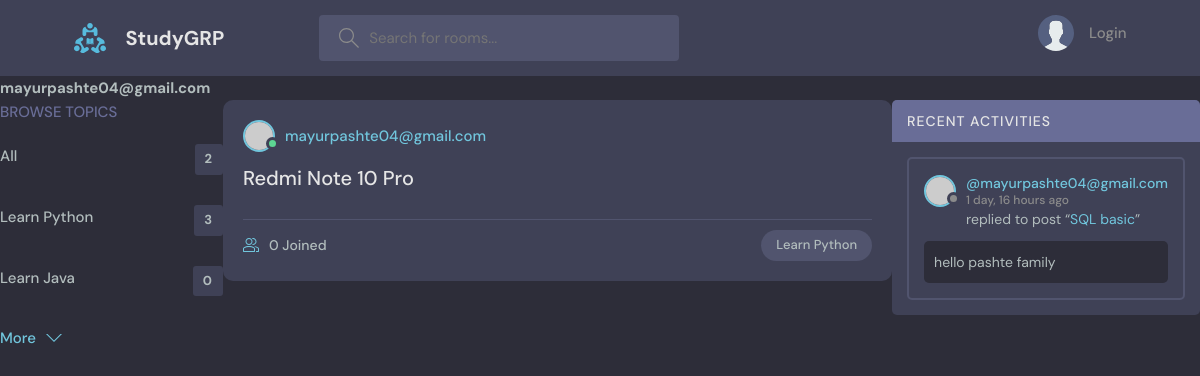
The app's page /profile/2/ with its own data.
### base/models.py (models this page shows, shortened)
class Topic(models.Model):
    name=models.CharField(max_length=200)

class Room(models.Model):
    host=models.ForeignKey(User,on_delete=models.SET_NULL,null=True)
    topic=models.ForeignKey(Topic,on_delete=models.SET_NULL,null=True)
    participants = models.ManyToManyField(
        User, related_name='participants', blank=True)
    name=models.CharField(max_length=50)
    description=models.TextField(null=True,blank=True)
    updated_at=models.DateTimeField(auto_now=True)
    created_at=models.DateField(auto_now_add=True)
    class Meta:
        ordering=['-updated_at','-created_at']
    def __str__(self):
        return self.name

class message(models.Model):
    user=models.ForeignKey(User,on_delete=models.CASCADE)
    room=models.ForeignKey(Room,on_delete=models.CASCADE)
    body=models.TextField(max_length=200)
    updated_at=models.DateTimeField(auto_now=True)
    created_at=models.DateField(auto_now_add=True)
    class Meta:
        ordering=['-updated_at','-created_at']

### base/views.py (the view)
# urls.py: path('profile/<int:pk>/', views.userProfile, name="profile"),
def userProfile(request,pk):
    user=User.objects.get(id=pk)
    room=user.room_set.all()
    room_messages=user.message_set.all()
    topic=Topic.objects.all()
    context={'user':user,'room':room,'room_messages':room_messages,'topic':topic}
    return render(request,'base/profile.html',context)

### base/templates/base/profile.html (shortened to what this page needs)
{% extends 'main.html' %}
{% block content %}
<h1>{{user.username}}</h1>
<div class="profile-container">
    <div>
        {% include 'base/topic.html' %}
    </div>
    <div>
        {% include 'base/feed.html' %}
    </div>
    <div>
        {% include 'base/activity.html' %}
    </div>
</div>
{% endblock %}

### base/templates/base/topic.html
<div class="topics">
  <div class="topics__header">
    <h2>Browse Topics</h2>
  </div>
  <ul class="topics__list">
    <li>
      <a href="{% url 'home' %} class="active">All <span>{{topic.count}}</span></a>
    </li>
    {% for topic in topic %}
    <li>
      <a href="{% url 'home' %}?q={{topic.name}}">{{topic.name}} <span>{{topic.room_set.all.count}}</span></a>
    </li>
    {% endfor %}
  </ul>
  <a class="btn btn--link" href="topics.html">
    More
    <svg version="1.1" xmlns="http://www.w3.org/2000/svg" width="32" height="32" viewBox="0 0 32 32">
      <title>chevron-down</title>
      <path d="M16 21l-13-13h-3l16 16 16-16h-3l-13 13z"></path>
    </svg>
  </a>
</div>

### base/templates/base/feed.html (shortened to what this page needs)
{% for room in room %}
<div class="roomListRoom">
  <div class="roomListRoom__header">
    <a href="#" class="roomListRoom__author">
      <div class="avatar avatar--small active">
        <img src="https://randomuser.me/api/portraits/men/11.jpg" />
      </div>
      <span>{{room.host.username}}</span>
    </a>
  </div>
  <div class="roomListRoom__content">
    <a href="{% url 'room' room.id %}">{{room.name}}</a>
  </div>
  <div class="roomListRoom__meta">
    <a href="{% url 'room' room.id %}" class="roomListRoom__joined">
      {{room.participants.all.count}} Joined
    </a>
    <p class="roomListRoom__topic">{{room.topic.name}}</p>
  </div>
</div>
{% endfor %}

### base/templates/base/activity.html
<div class="activities">
  <div class="activities__header">
    <h2>Recent Activities</h2>
  </div>
  {% for message in room_messages %}
  <div class="activities__box">
    <div class="activities__boxHeader roomListRoom__header">
      <a href="{% url 'profile' message.user.id %}" class="roomListRoom__author">
        <div class="avatar avatar--small">
          <img src="https://randomuser.me/api/portraits/women/11.jpg" />
        </div>
        <p>
          @{{message.user}}
          <span>{{message.created_at | timesince }} ago</span>
        </p>
      </a>
    </div>
    <div class="activities__boxContent">
      <p>
        replied to post “<a href="{% url 'room' message.room.id %}">{{message.room}}</a>”
      </p>
      <div class="activities__boxRoomContent">{{message.body}}</div>
    </div>
  </div>
  {% endfor %}
</div>

### static/styles/main.css (style rules this page uses)
:root { --color-main: #71c6dd; --color-main-light: #e1f6fb; --color-dark: #3f4156; --color-dark-medium: #51546e; --color-dark-light: #696d97; --color-light: #e5e5e5; --color-gray: #8b8b8b; --color-light-gray: #b2bdbd; --color-bg: #2d2d39; --color-success: #5dd693; --color-error: #fc4b0b; }
* { font-family: "DM Sans", -apple-system, BlinkMacSystemFont, "Segoe UI", Roboto, Oxygen, Ubuntu, Cantarell, "Open Sans", "Helvetica Neue", sans-serif; margin: 0; padding: 0; box-sizing: border-box; text-rendering: optimizeLegibility; font-size: inherit; }
html { font-size: 56.25%; }
@media only screen and (min-width: 1200px) { html { font-size: 62.5%; } }
body { line-height: 1.6; font-weight: 400; font-size: 1.5rem; color: var(--color-light-gray); background-color: var(--color-bg); min-height: 100vh; }
img { width: 100%; }
a { display: inline-block; color: var(--color-main); text-decoration: none; }
.btn { background-color: transparent; border: none; display: inline-flex; align-items: center; gap: 1rem; cursor: pointer; transition: all ease-in-out 0.3s; padding: 1rem 2rem; border-radius: 5px; box-shadow: 1px 1px 3px 1px rgba(0, 0, 0, 0.15); font-weight: 500; }
.btn--link { border-radius: 0; padding: 0; color: var(--color-main); box-shadow: none; }
.btn > svg { fill: currentColor; width: 1.6rem; height: 1.6rem; }
.avatar { position: relative; display: inline-block; border-radius: 50%; border: 2px solid var(--color-main); }
.avatar img { display: block; border-radius: 50%; object-fit: cover; object-position: center; }
.avatar::after { content: ""; display: block; position: absolute; background-color: var(--color-gray); z-index: 111; border-radius: 50%; border: 0.3rem solid var(--color-dark); }
.avatar.active::after { background-color: var(--color-success); }
.avatar.avatar--small img { width: 2.8rem; height: 2.8rem; }
.avatar.avatar--small:after { width: 0.7rem; height: 0.7rem; bottom: 0px; right: -6px; }
.topics__header { margin-bottom: 2rem; }
.topics__header h2 { text-transform: uppercase; font-weight: 500; color: var(--color-dark-light); }
.topics__list { list-style: none; }
.topics__list li a { display: flex; justify-content: space-between; margin-bottom: 3rem; font-weight: 500; color: var(--color-light-gray); transition: all 0.3s ease-in-out; }
.topics__list li a span { padding: 0.5rem 1rem; background-color: var(--color-dark); border-radius: 3px; font-size: 1.3rem; font-weight: 700; letter-spacing: 1px; }
.roomListRoom { margin-bottom: 2.4rem; background-color: var(--color-dark); border-radius: 1rem; padding: 2rem; }
.roomListRoom__header { display: flex; justify-content: space-between; align-items: center; }
.roomListRoom__author { font-weight: 500; display: flex; align-items: center; gap: 1rem; }
.roomListRoom__content { margin: 1rem 0; }
.roomListRoom__content a { font-size: 2rem; font-weight: 500; margin-bottom: 1.5rem; color: var(--color-light); transition: all 0.3s ease-in-out; }
.roomListRoom__meta { border-top: 1px solid var(--color-dark-medium); padding-top: 1rem; display: flex; align-items: center; justify-content: space-between; }
.roomListRoom__joined { color: var(--color-light-gray); display: flex; align-items: center; gap: 1rem; font-size: 1.4rem; font-weight: 500; }
.roomListRoom__joined svg { fill: var(--color-main); width: 1.6rem; height: 1.6rem; }
.roomListRoom__topic { padding: 5px 1.5rem; background-color: var(--color-dark-medium); border-radius: 5rem; font-weight: 500; font-size: 1.3rem; }
.activities { background: var(--color-dark); border-radius: 5px; overflow: hidden; }
.activities__header h2 { background-color: var(--color-dark-light); text-transform: uppercase; font-weight: 500; padding: 1rem 1.5rem; color: var(--color-light); letter-spacing: 1px; font-size: 1.4rem; }
.activities__box { margin: 1.5rem; padding: 1.5rem; border: 2px solid var(--color-dark-medium); border-radius: 5px; }
.activities__boxHeader p { font-size: 1.4rem; line-height: 1.3; }
.activities__boxHeader p span { color: var(--color-gray); font-size: 1.2rem; display: block; }
.activities__boxContent { margin-left: 4.2rem; }
.activities__boxContent { font-size: 1.4rem; }
.activities__boxRoomContent { background: var(--color-bg); padding: 1rem; border-radius: 5px; margin-top: 1rem; margin-left: -4.2rem; }

### base/templates/base/profile.html (style rules this page uses)
.profile-container { display: grid; grid-template-columns: 1fr 3fr 1fr ; }

### records on screen
Topic: name "Learn Python", room_set.all.count "3"
Topic: name "Learn Java", room_set.all.count "0"
Room: host.username "mayurpashte04@gmail.com", name "Redmi Note 10 Pro", participants.all.count "0", topic.name "Learn Python"
message: user "mayurpashte04@gmail.com", created_at "1 day, 16 hours", room "SQL basic", body "hello pashte family"

### other values on screen
{{ user.username }} "mayurpashte04@gmail.com"
{{ topic.count }} "2"
